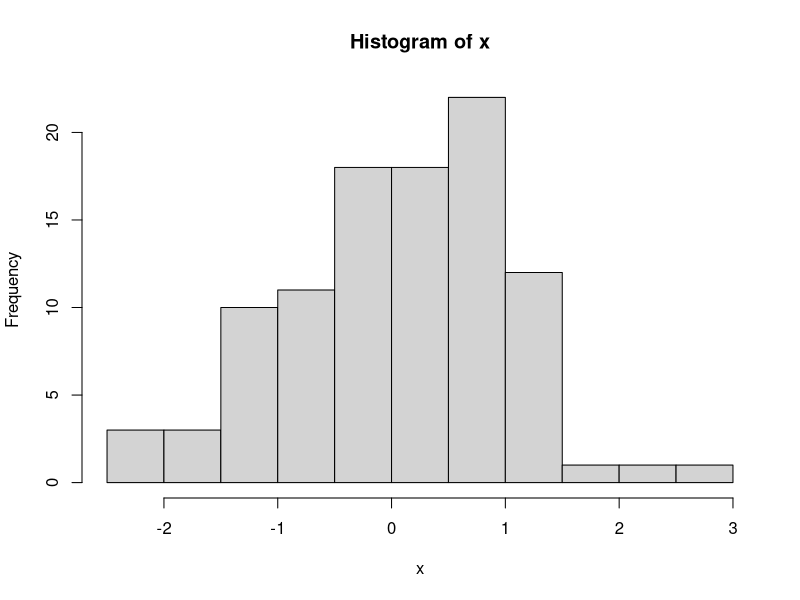
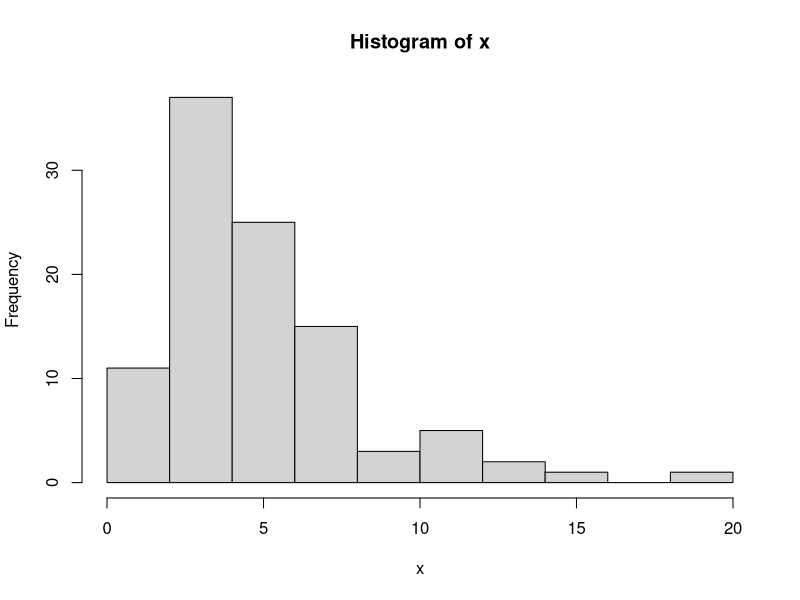
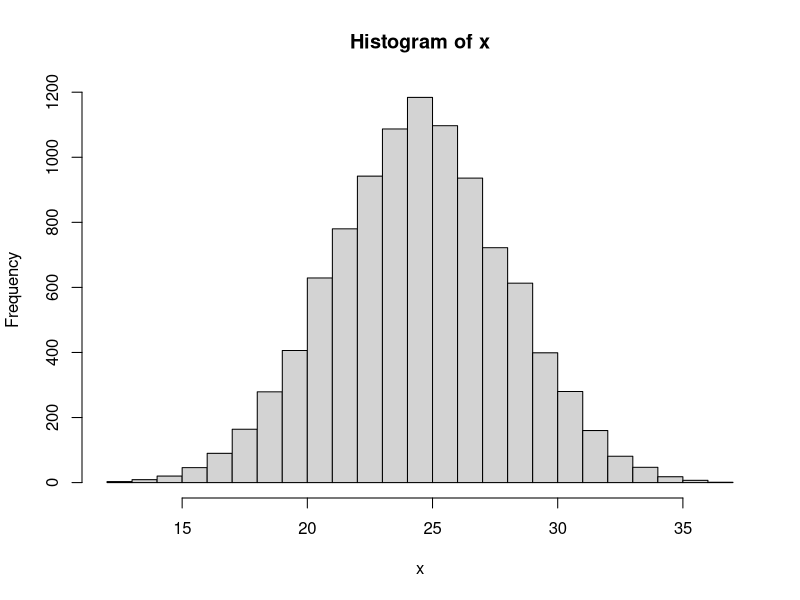
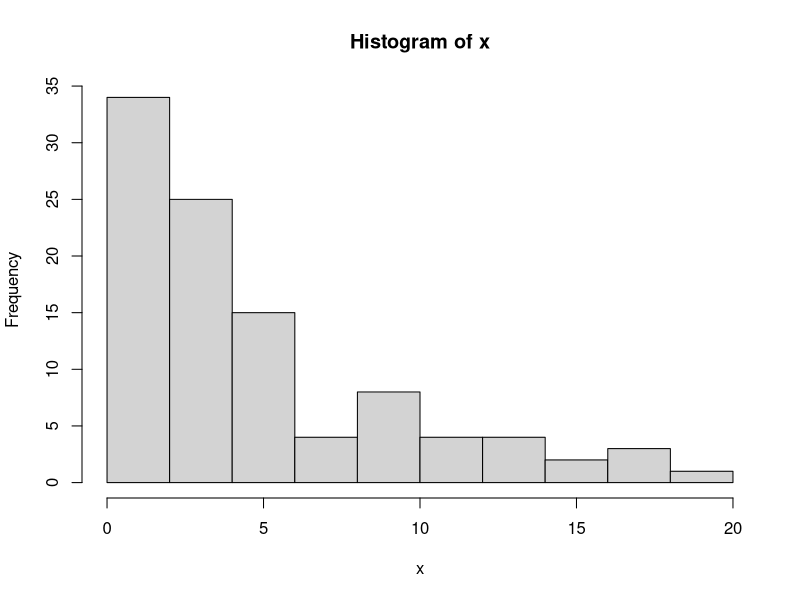
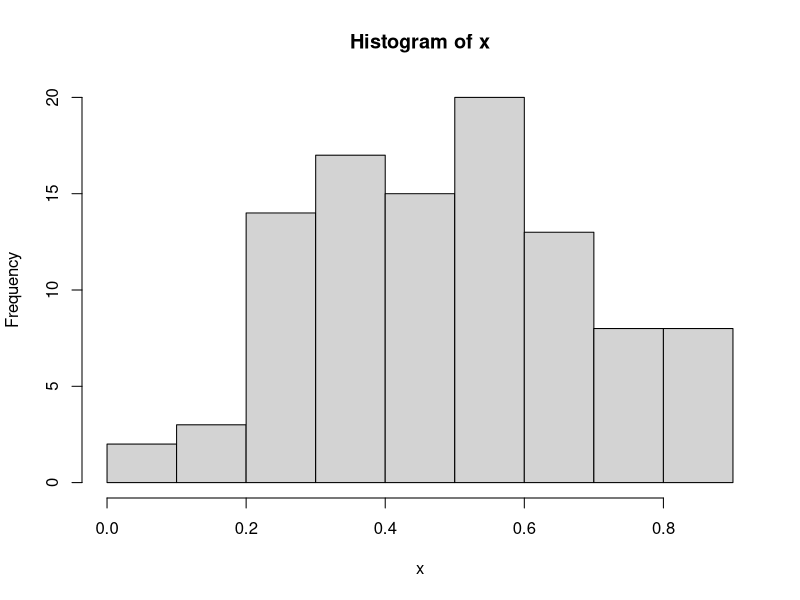

These charts were generated, in order, by the following R code:
############################################################################

# Open Online R Stream (https://www.wvbauer.com/doku.php/live_streams)
#
# By:   Wolfgang Viechtbauer (https://www.wvbauer.com)
# Date: 2021-02-18
#
# Topic(s):
# - simulating data
# - simulation-based power analysis
# - other types of simulation studies
#
# last updated: 2021-02-18

############################################################################

# simulate 100 values from a normal distribution with true mean = 0 and true SD = 1
# https://en.wikipedia.org/wiki/Normal_distribution
# note: mean=0, sd=1 are the defaults, so could be left out
x <- rnorm(100, mean=0, sd=1)

# observed mean and SD
mean(x)
sd(x)

# histogram of the values
hist(x)

# simulate 100 values from a chi-square distribution with 5 degrees of freedom
# https://en.wikipedia.org/wiki/Chi-square_distribution
x <- rchisq(100, df=5)
hist(x)

# simulate 100 values from a Bernoulli distribution (e.g., flip a coin once)
# https://en.wikipedia.org/wiki/Bernoulli_distribution
x <- rbinom(100, size=1, prob=0.5)
x
table(x)

# simulate 100 values from a binomial distribution (e.g., flip a coin 5 times)
# https://en.wikipedia.org/wiki/Binomial_distribution
x <- rbinom(100, size=5, prob=0.5)
x
table(x)

# as 'size' gets large, a binomial distribution looks more and more like a normal distribution
x <- rbinom(10000, size=50, prob=0.5)
hist(x, breaks=30)

# gamma and beta distributions
# https://en.wikipedia.org/wiki/Gamma_distribution
# https://en.wikipedia.org/wiki/Beta_distribution
x <- rgamma(100, shape=1, scale=5)
hist(x)
x <- rbeta(100, shape1=3, shape2=3)
hist(x)

# look at help file for the distributions in the stats package
help(distributions)

# repeatedly generate 10 values from a standard normal distribution
rnorm(10)
rnorm(10)
rnorm(10)

# set seed of the random number generator; then things become reproducible
set.seed(1234)
rnorm(10)
rnorm(10)
rnorm(10)
set.seed(1234)
rnorm(10)
rnorm(10)
rnorm(10)

############################################################################

# an example of a two-independent samples t-test
# H0: mu1 = mu2 (the true means are the same in the two groups)
x1 <- c(2,4,2,3,4,5,2,3,4)
x2 <- c(3,2,4,5,6,5,4,6,5,3,4,7,6)
t.test(x1, x2, var.equal = TRUE)

# now let's do a simulation to examine the power of the t-test when
# n1 = n2 = 20
# mu1 = 15, mu2 = 20
# sigma = 5

iters <- 10000

pval <- rep(NA, iters)

for (i in 1:iters) {

   x1 <- rnorm(70, mean=0, sd=1)
   x2 <- rnorm(70, mean=0.5, sd=1)
   res <- t.test(x1, x2, var.equal = TRUE)
   pval[i] <- res$p.value

}

round(mean(pval <= .05), digits=2)

# this gives the 'empirical rejection rate'

# strictly speaking, don't need to run a simulation; for such simple cases, we
# have equations to figure the exact power; for example:
power.t.test(n=70, delta=0.5, sd=1)

# can also use this function to determine n for a desired power
power.t.test(delta=0.5, sd=1, power=.80)

# but this function cannot do power calculations for Welch's t-test

# with our simulation approach, we can!

iters <- 10000

pval <- rep(NA, iters)

for (i in 1:iters) {

   x1 <- rnorm(70, mean=0, sd=1)
   x2 <- rnorm(70, mean=0.5, sd=1)
   res <- t.test(x1, x2, var.equal = FALSE)
   pval[i] <- res$p.value

}

round(mean(pval <= .05), digits=2)

# apparently, we end up with essentially the same power for this scenario

############################################################################

# now, let's do a simulation study to examine how robust Student's t-test
# is to violations of the assumption of equal variances in the two groups

iters <- 10000

pval.s <- rep(NA, iters)
pval.w <- rep(NA, iters)

for (i in 1:iters) {

   x1 <- rnorm(30, mean=0, sd=5)
   x2 <- rnorm(70, mean=0, sd=1)
   res <- t.test(x1, x2, var.equal = TRUE)
   pval.s[i] <- res$p.value
   res <- t.test(x1, x2, var.equal = FALSE)
   pval.w[i] <- res$p.value

}

round(mean(pval.s <= .05), digits=2)
round(mean(pval.w <= .05), digits=2)

############################################################################

# a more complex case of a simulation to determine power

# n = 100 subjects, half in group 0, the other half in group 1, are
# measured tp = 3 times

n <- 100
tp <- 3

dat <- data.frame(id = rep(1:n, each=tp), time = 1:tp, grp = rep(c(0,1), each=n/2*tp))
dat
dat$ui <- rep(rnorm(n, mean=0, sd=1), each=tp)
dat
dat$eij <- rnorm(n*tp, mean=0, sd=1)
dat
dat$yij <- dat$grp * dat$time * 0.4 + dat$ui + dat$eij
dat

# in essence, we are assuming this for the average in the two groups over time

# |            -----  }
# |       -----       } group = 1
# |  -----            }
# |
# |  ---------------- } group = 0
# |
# +------------------
#   time1 time2 time3

# turn id, grp, and time into factors

dat$id   <- factor(dat$id)
dat$grp  <- factor(dat$grp)
dat$time <- factor(dat$time)

# analyze these data with a repeated-measures ANOVA
# one between-subjects factor (grp) and one within-subjects factor (time)

res <- aov(yij ~ time + grp + time:grp + Error(id/time), data=dat)
summary(res)

# analyze these data with a mixed-effects / multilevel model (using a
# relatively simle 'random intercepts' model)

library(nlme)

res <- lme(yij ~ time + grp + time:grp, random = ~ 1 | id, data=dat)
summary(res)
anova(res) # p-value for the interaction is exactly the same as with aov()

# now let's do a simulation to examine the power to detect the interaction

iters <- 1000

n <- 120
tp <- 3

dat <- data.frame(id = rep(1:n, each=tp), time = 1:tp, grp = rep(c(0,1), each=n/2*tp))

dat$id.fac   <- factor(dat$id)
dat$grp.fac  <- factor(dat$grp)
dat$time.fac <- factor(dat$time)

pval <- rep(NA, iters)

for (i in 1:iters) {

   dat$ui  <- rep(rnorm(n, mean=0, sd=1), each=tp)
   dat$eij <- rnorm(n*tp, mean=0, sd=1)
   dat$yij <- dat$grp * dat$time * 0.4 + dat$ui + dat$eij

   res <- aov(yij ~ time.fac + grp.fac + time.fac:grp.fac + Error(id.fac/time.fac), data=dat)
   pval[i] <- summary(res)[[2]][[1]][["Pr(>F)"]][2]

}

# empirical rejection rate for the grp:time interaction

round(mean(pval <= .05), digits=2)

############################################################################
